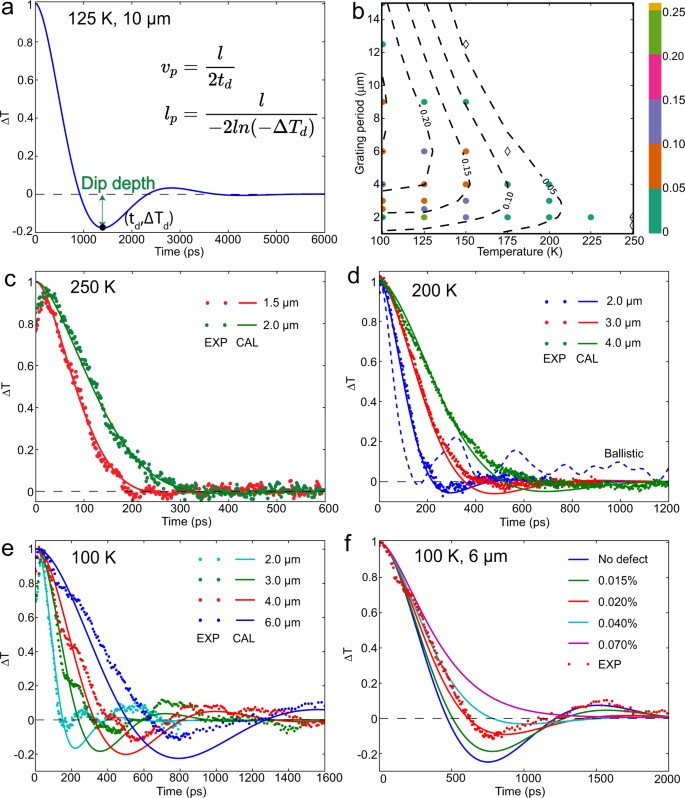
#> input picture docs/topics/0.13_Thermodynamic_Bridge/Data/03_Research/raw/ding_2022_fig1.png, 685 x 798 px
$ python Research_Ding2022_Figure_Digitization.py
#> lines starting #> are read from the running program, lines starting #| are printed output that depends on the picture; after the words box and inside, x2 and y2 are one past the last pixel; in counts of white or black regions, pixels touching at a corner belong together
#> in main, image is the input picture: PIL image 685x798 RGB; mean R, G, B 240.6, 239.6, 240.2
"""Create a provisional, deterministic digitization of Ding 2022 Fig. 1d.

This is an evidence-intake step only. It does not fit Phi, estimate alpha_Phi_K,
read the Xie holdout, or claim that a figure trace is raw source data.
"""

from __future__ import annotations

import csv
import hashlib
import json
from datetime import date
from pathlib import Path
from typing import Any

import numpy as np
from PIL import Image


ROOT = Path(__file__).resolve().parents[5]
TOPIC = ROOT / "docs/topics/0.13_Thermodynamic_Bridge"
RAW = TOPIC / "Data/03_Research/raw/ding_2022_fig1.png"
CSV_PATH = TOPIC / "Data/03_Research/ding_2022_fig1d_digitized.csv"
MANIFEST_PATH = TOPIC / "Data/03_Research/ding_2022_fig1d_digitized_manifest.json"
PACKAGE_PATH = TOPIC / "Data/03_Research/matter_space_second_sound_source_package.json"
REVIEW_PATH = TOPIC / "Data/03_Research/matter_space_thermal_source_review.json"


def sha256(path: Path) -> str:
    digest = hashlib.sha256()
    with path.open("rb") as handle:
        for block in iter(lambda: handle.read(1024 * 1024), b""):
            digest.update(block)
    return digest.hexdigest()


def colour_mask(rgb: np.ndarray, series_id: str) -> np.ndarray:
#> called with series_id = 'red_trace'
    red, green, blue = rgb[:, :, 0], rgb[:, :, 1], rgb[:, :, 2]
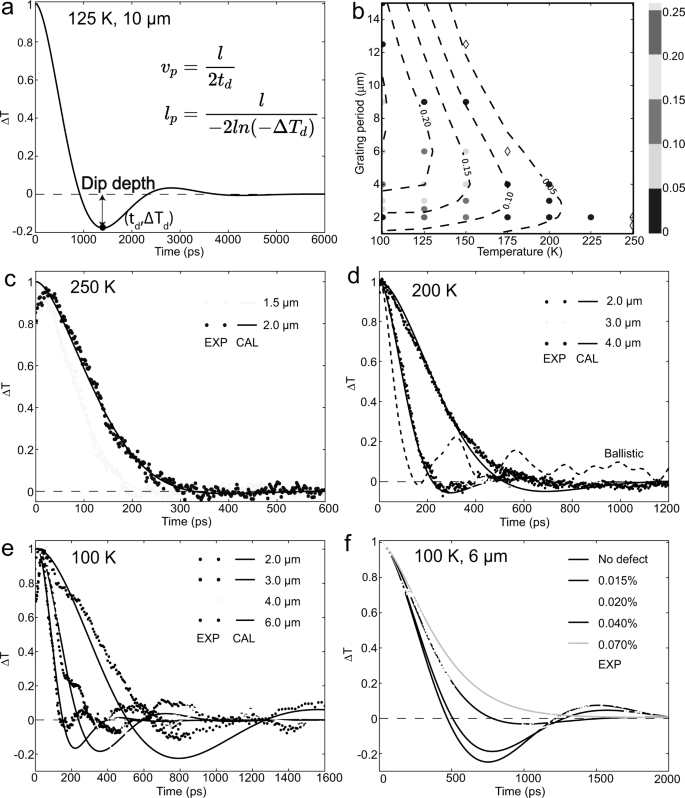
#> red: shape (798, 685); min 0, max 255, mean 240.6
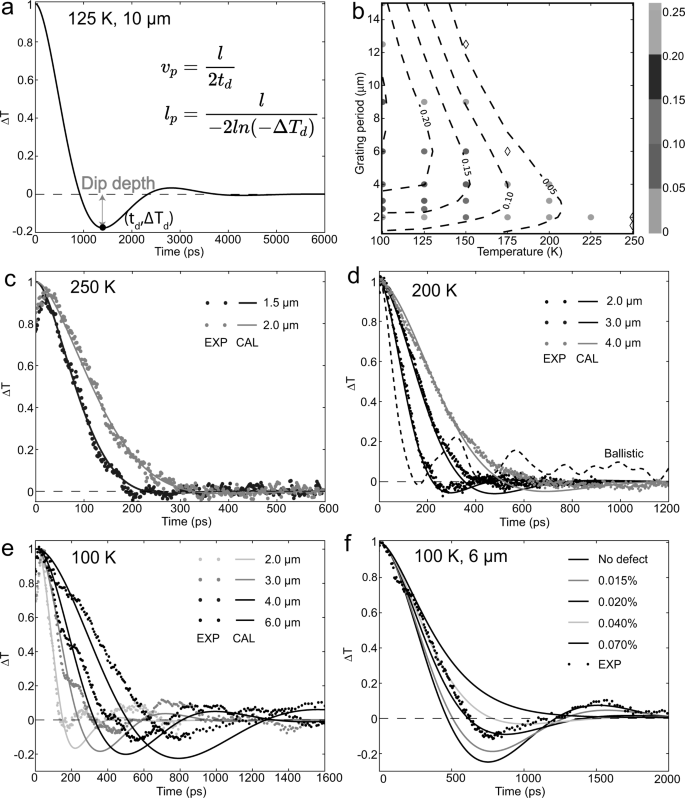
#> green: shape (798, 685); min 0, max 255, mean 239.6
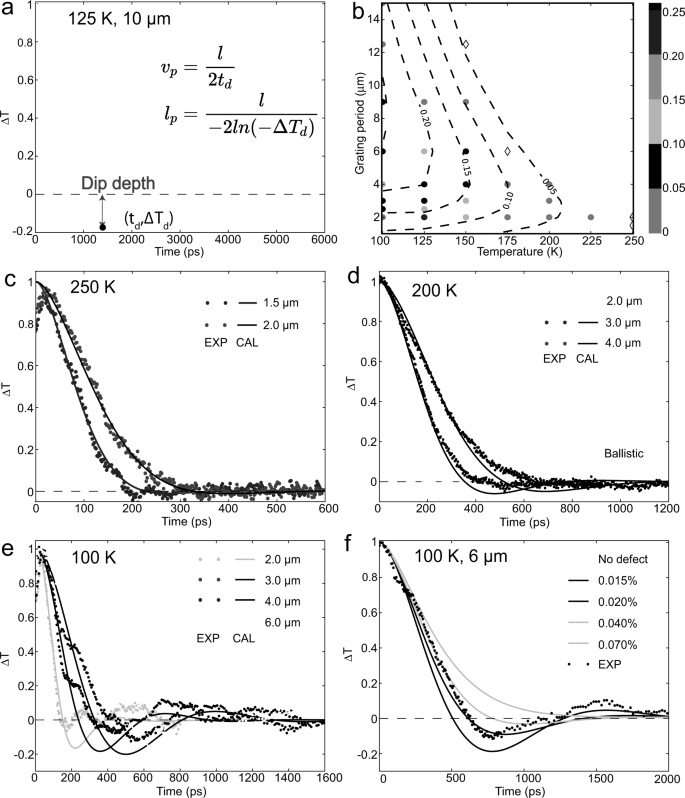
#> blue: shape (798, 685); min 0, max 255, mean 240.2
    if series_id == "red_trace":
        return (red > 170) & (green < 150) & (blue < 150) & ((red - green) > 45)
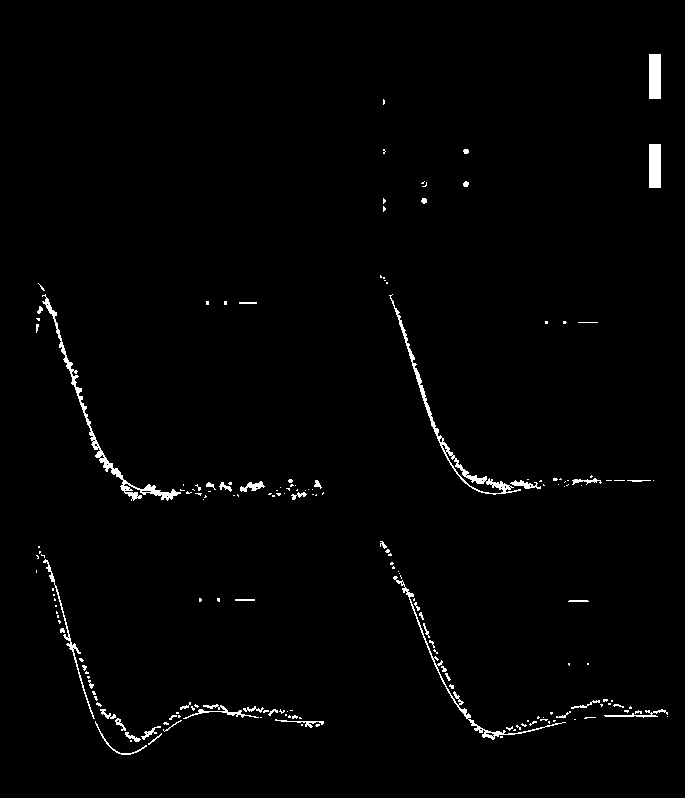
#> returned value: shape (798, 685) bool; 1.4% white; 182 white regions (136 under 20 px), largest, box (x1, y1, x2, y2) and area: (42, 294, 181, 501) 1274, (389, 294, 521, 495) 1086, (393, 576, 566, 740) 713
    if series_id == "green_trace":
        return (green > 125) & (red < 170) & (blue < 170) & ((green - red) > 20)
    if series_id == "blue_trace":
        return (blue > 125) & (red < 170) & (green < 180) & ((blue - red) > 20)
    raise ValueError(series_id)


def extract_series(rgb: np.ndarray, series_id: str) -> list[dict[str, Any]]:
    # Coordinates are the declared axes box for Figure 1d in the downloaded
    # 685x798 PNG. The inner margin excludes panel labels and tick text.
    left, right, top, bottom = 379, 668, 271, 481
    x0, x1 = left + 12, right - 10
    y0, y1 = top + 8, bottom - 10
    mask = colour_mask(rgb, series_id)
    rows: list[dict[str, Any]] = []
    for pixel_x in range(x0, x1 + 1):
        ys = np.flatnonzero(mask[y0:y1 + 1, pixel_x]) + y0
        if ys.size == 0:
            continue
        pixel_y = float(np.median(ys))
        time_ps = (pixel_x - left) / (right - left) * 1200.0
        normalized_signal = 1.0 - (pixel_y - top) / (bottom - top) * 1.2
        rows.append(
            {
                "source_id": "ding_2022_fig1d_digitized",
                "series_id": series_id,
                "row_id": f"{series_id}:{pixel_x}",
                "pixel_x": pixel_x,
                "pixel_y": pixel_y,
                "time_ps": round(float(time_ps), 6),
                "normalized_signal": round(float(normalized_signal), 8),
                "extraction_uncertainty": 2.0 / (bottom - top) * 1.2,
                "source_locator": "Nature Communications 13, 285 (2022), Fig. 1d; color mapping remains open",
                "series_mapping_status": "OPEN_COLOR_TO_GRATING_PERIOD",
            }
        )
#> this loop made 268 passes
#> (ys, pixel_y, normalized_signal) on passes 1 to 3: ([295, 298, 299, 300], 298.5, 0.843), ([294, 300, 301, 302, 303], 301, 0.829), ([301, 302, 303, 304, 305], 303, 0.817)
#> after the loop, rows = 104 items
    return rows


def update_source_records(manifest: dict[str, Any]) -> None:
    package = json.loads(PACKAGE_PATH.read_text(encoding="utf-8-sig"))
    review = json.loads(REVIEW_PATH.read_text(encoding="utf-8-sig"))
    numeric_record = {
        "source_id": "ding_2022_fig1d_digitized",
        "title": "Provisional digitization of Ding 2022 Figure 1d",
        "parent_source_id": "ding_2022_graphite_over_200K",
        "doi": "10.1038/s41467-021-27907-z",
        "url": "https://www.nature.com/articles/s41467-021-27907-z",
        "license_or_terms": "CC BY 4.0 article; figure asset used for a labelled provisional digitization",
        "upstream_data_availability": "open_access_figure_asset_not_raw_author_table",
        "original_filename": "ding_2022_fig1.png",
        "local_raw_path": "Data/03_Research/ding_2022_fig1d_digitized.csv",
        "local_numeric_path": "Data/03_Research/ding_2022_fig1d_digitized.csv",
        "local_record_path": "Data/03_Research/ding_2022_fig1d_digitized_manifest.json",
        "preprocessing": "deterministic RGB color-mask digitization of the declared Fig. 1d axes box; one median pixel per x column; no interpolation beyond pixel-column sampling",
        "source_locator": {
            "figure": "Fig. 1d",
            "axes_box_pixels": {"left": 379, "right": 668, "top": 271, "bottom": 481},
            "axis_ranges": {"time_ps": [0.0, 1200.0], "normalized_signal": [-0.2, 1.0]},
            "series_mapping_status": "OPEN_COLOR_TO_GRATING_PERIOD",
        },
        "reported_observable_family": "normalized transient thermal-grating temperature-response trace",
        "reported_unit_context": ["time ps", "normalized signal dimensionless", "figure temperature-response context K"],
        "extraction_uncertainty": {
            "pixel_y_half_width": 2.0,
            "normalized_signal_half_width": manifest["uncertainty_policy"]["normalized_signal_half_width"],
            "status": "provisional_figure_digitization_uncertainty_not_experimental_error_bar",
        },
        "row_identity": {"key": "source_id + series_id + pixel_x", "row_count": manifest["row_count"]},
        "benchmark_role": "training_source_candidate_for_normalized_shape_only; no fitting in current wave",
        "status": "PROVISIONAL_DIGITIZED_NUMERIC_PACKAGE",
        "input_assets": manifest["input_assets"],
        "output_hash": manifest["output_sha256"],
    }
    package["status"] = "PROVISIONAL_NUMERIC_SOURCE_INTAKE"
    usage = dict(package.get("usage_policy", {}))
    usage.update(
        {
            "numeric_fitting_allowed": False,
            "observable_map_status": "NORMALIZED_DEFINED_DIMENSIONAL_BLOCKED",
            "local_numeric_source_status": "PROVISIONAL_DIGITIZED_FIGURE_PACKAGE",
            "blocker": "figure-derived normalized intake is not raw author data; alpha_Phi_K and independent dimensional mapping remain open",
        }
    )
    package["usage_policy"] = usage
    sources = [source for source in package.get("sources", []) if source.get("source_id") != numeric_record["source_id"]]
    sources.insert(1, numeric_record)
    package["sources"] = sources
    access = dict(package.get("source_access_audit", {}))
    access.update(
        {
            "direct_numeric_download_route_captured": "figure_asset_route_captured",
            "local_numeric_archive": True,
            "numeric_source_route_status": "PROVISIONAL_FIGURE_DIGITIZATION",
            "figure_digitization_manifest": "docs/topics/0.13_Thermodynamic_Bridge/Data/03_Research/ding_2022_fig1d_digitized_manifest.json",
            "holdout_policy": "metadata-only until normalized operator and parameter policy are frozen",
        }
    )
    package["source_access_audit"] = access
    package["claim_boundary"] = "Ding 2022 figure digitization is provisional normalized-shape intake; no external numeric validation, dimensional prediction, or holdout access"
    PACKAGE_PATH.write_text(json.dumps(package, indent=2, ensure_ascii=False) + "\n", encoding="utf-8")

    review_sources = [source for source in review.get("sources", []) if source.get("source_id") != numeric_record["source_id"]]
    review_sources.insert(
        1,
        {
            "source_id": numeric_record["source_id"],
            "doi": numeric_record["doi"],
            "url": numeric_record["url"],
            "source_locator": ["Fig. 1d", "axes box and axis ranges recorded in digitization manifest"],
            "external_numeric_status": "figure_asset_digitized_locally_provisional",
            "local_numeric_path": numeric_record["local_raw_path"],
            "local_numeric_hash": manifest["output_sha256"],
            "preprocessing": numeric_record["preprocessing"],
            "units_reviewed": ["ps", "dimensionless normalized signal"],
            "uncertainty": numeric_record["extraction_uncertainty"],
            "row_identity": numeric_record["row_identity"],
            "benchmark_role": numeric_record["benchmark_role"],
            "status": numeric_record["status"],
        },
    )
    review["sources"] = review_sources
    review["local_numeric_archive"] = True
    review["source_access_audit"]["local_numeric_archive"] = True
    review["source_access_audit"]["numeric_source_route_status"] = "PROVISIONAL_FIGURE_DIGITIZATION"
    review["source_access_audit"]["figure_digitization_manifest"] = "docs/topics/0.13_Thermodynamic_Bridge/Data/03_Research/ding_2022_fig1d_digitized_manifest.json"
    review["claim_boundary"] = "Ding figure digitization is provisional intake only; Xie 2026 remains metadata-only locked holdout"
    REVIEW_PATH.write_text(json.dumps(review, indent=2, ensure_ascii=False) + "\n", encoding="utf-8")


def main() -> int:
    if not RAW.is_file():
        raise FileNotFoundError(RAW)
    image = Image.open(RAW).convert("RGB")
    rgb = np.asarray(image)
    rows = [row for series_id in ("red_trace", "green_trace", "blue_trace") for row in extract_series(rgb, series_id)]
#> call 2 of colour_mask, with series_id = 'green_trace'
#> in colour_mask (call 2), `return (green > 125) & (red < 170) & (blue < 170) & ((green - red) > 20)`:
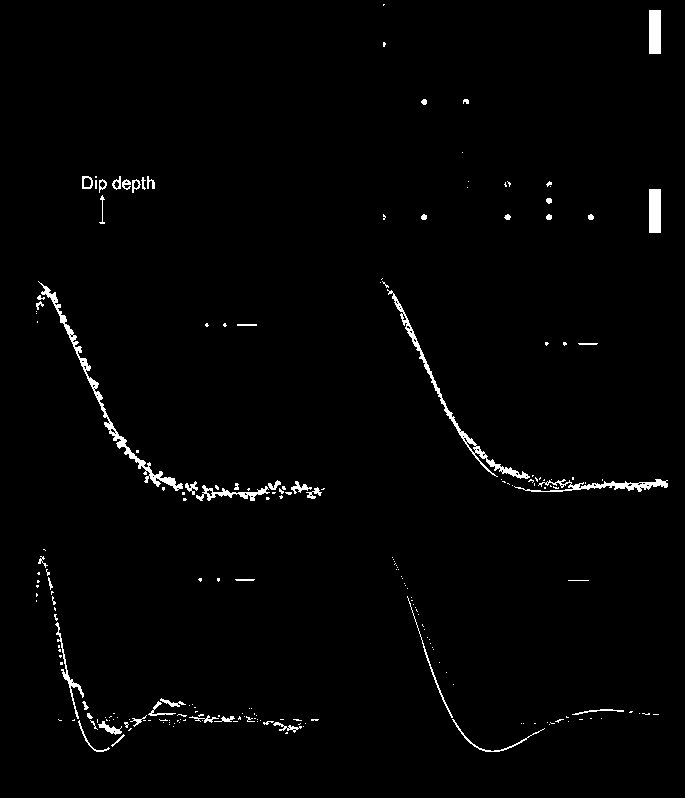
#> returned value: shape (798, 685) bool; 1.5% white; 219 white regions (168 under 20 px), largest, box (x1, y1, x2, y2) and area: (38, 281, 183, 491) 1384, (387, 289, 530, 479) 1110, (514, 479, 668, 492) 717
#> the loop in extract_series (call 2), `for pixel_x in range(x0, x1 + 1):` made 268 passes
#> (ys, pixel_y, time_ps, normalized_signal) on passes 1 to 3: ([290, 291, 292, 293], 291.5, 49.83, 0.883), ([291, 292, 296, 297, 298], 296, 53.98, 0.857), ([293, 294, 295, 296, 297, 298], 295.5, 58.13, 0.86)
#> call 3 of colour_mask, with series_id = 'blue_trace'
#> in colour_mask (call 3), `return (blue > 125) & (red < 170) & (green < 180) & ((blue - red) > 20)`:
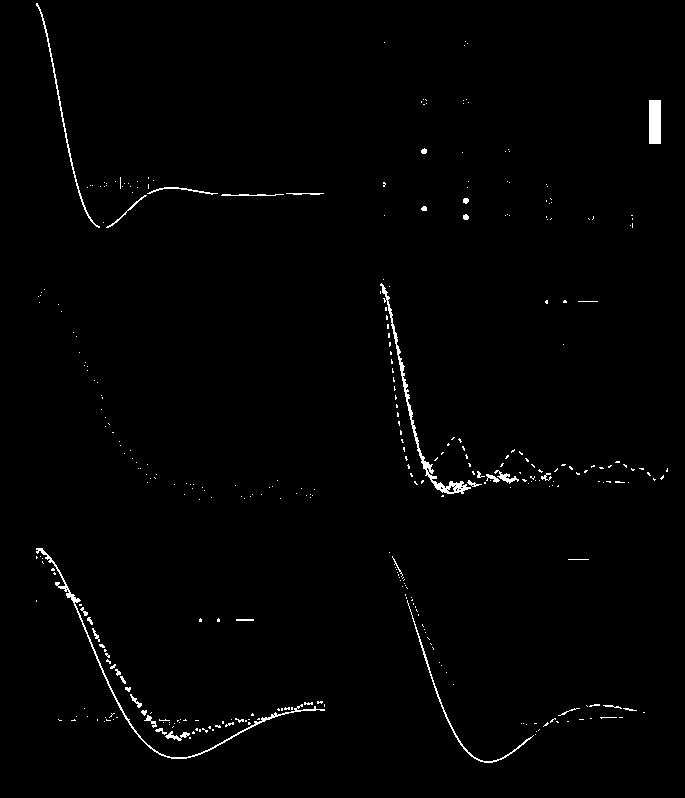
#> returned value: shape (798, 685) bool; 1.1% white in thin lines or dots, all inside (x1, y1, x2, y2) = (36, 3, 668, 763)
#> rows = 432 items
    if len(rows) < 100 or len({row["series_id"] for row in rows}) < 2:
        raise RuntimeError("figure digitization found too few trace pixels")
    fieldnames = list(rows[0])
#> fieldnames = ['source_id', 'series_id', 'row_id', 'pixel_x', 'pixel_y', 'time_ps', 'normalized_signal', 'extraction_uncertainty', 'source_locator', 'series_mapping_status']
    CSV_PATH.write_text("", encoding="utf-8")
    with CSV_PATH.open("w", newline="", encoding="utf-8") as handle:
        writer = csv.DictWriter(handle, fieldnames=fieldnames)
        writer.writeheader()
        writer.writerows(rows)
    manifest = {
        "schema_version": "1.0",
        "artifact": "ding_2022_fig1d_digitized_manifest",
        "generated_on": date.today().isoformat(),
        "status": "PROVISIONAL_DIGITIZED_NUMERIC_PACKAGE",
        "input_assets": [{"path": "Data/03_Research/raw/ding_2022_fig1.png", "sha256": sha256(RAW), "license_context": "CC BY 4.0 article figure asset"}],
        "output_path": str(CSV_PATH.relative_to(TOPIC)).replace("\\", "/"),
        "output_sha256": sha256(CSV_PATH),
        "row_count": len(rows),
        "series": sorted({row["series_id"] for row in rows}),
        "source_locator": "Nature Communications 13, 285 (2022), Fig. 1d",
        "axes_box_pixels": {"left": 379, "right": 668, "top": 271, "bottom": 481},
        "axis_ranges": {"time_ps": [0.0, 1200.0], "normalized_signal": [-0.2, 1.0]},
        "preprocessing": "RGB color-mask selection, median y per pixel column, direct affine axis conversion; no smoothing or fitting",
        "uncertainty_policy": {"pixel_y_half_width": 2.0, "normalized_signal_half_width": 2.0 / 210.0 * 1.2, "not_experimental_error_bar": True},
        "row_identity": "source_id + series_id + pixel_x",
        "series_mapping_status": "OPEN_COLOR_TO_GRATING_PERIOD",
        "holdout_policy": "No Xie 2026 bytes, curves, or figures were read or digitized.",
        "claim_boundary": "provisional figure-derived normalized shape intake; not raw source data and not external validation",
    }
    MANIFEST_PATH.write_text(json.dumps(manifest, indent=2, ensure_ascii=False) + "\n", encoding="utf-8")
    update_source_records(manifest)
    print(json.dumps({"status": manifest["status"], "row_count": len(rows), "csv_sha256": manifest["output_sha256"]}, indent=2))
    return 0


if __name__ == "__main__":
#> (the run stopped early here; a loop or call above may not have finished)
